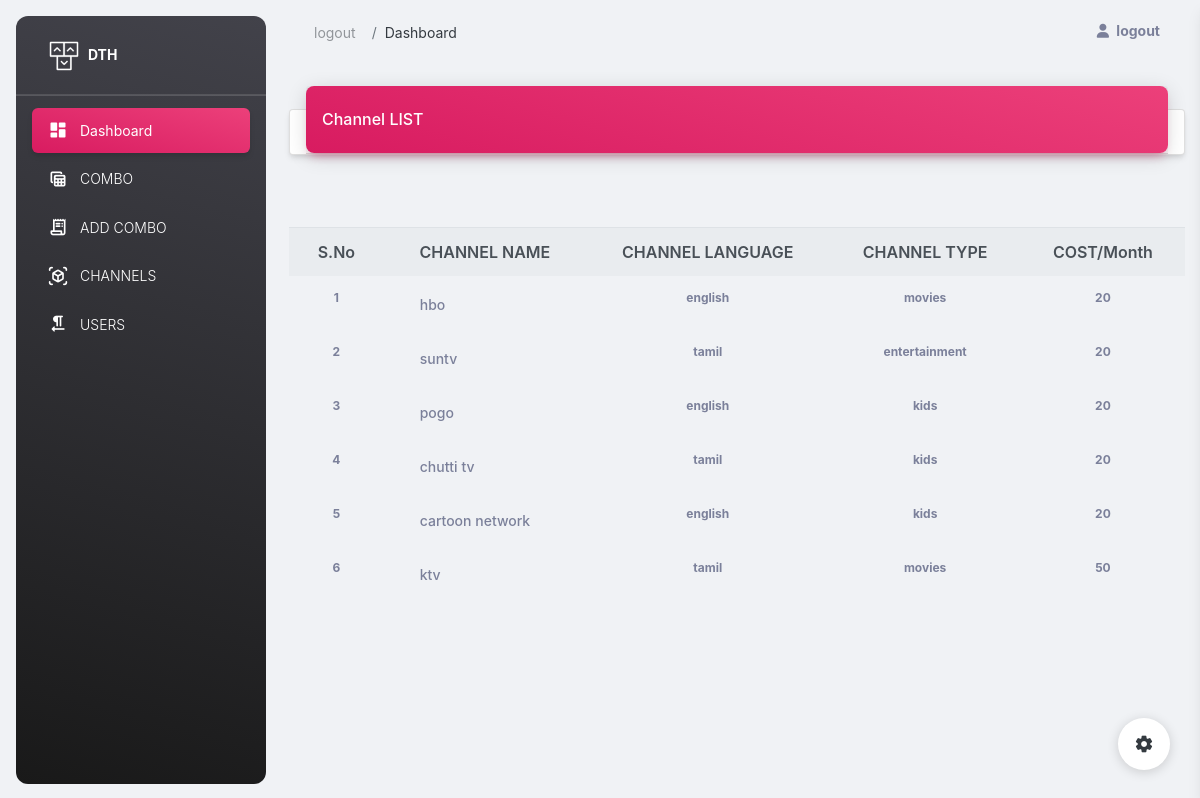
Before: /channellist (signed in) with the older database file.
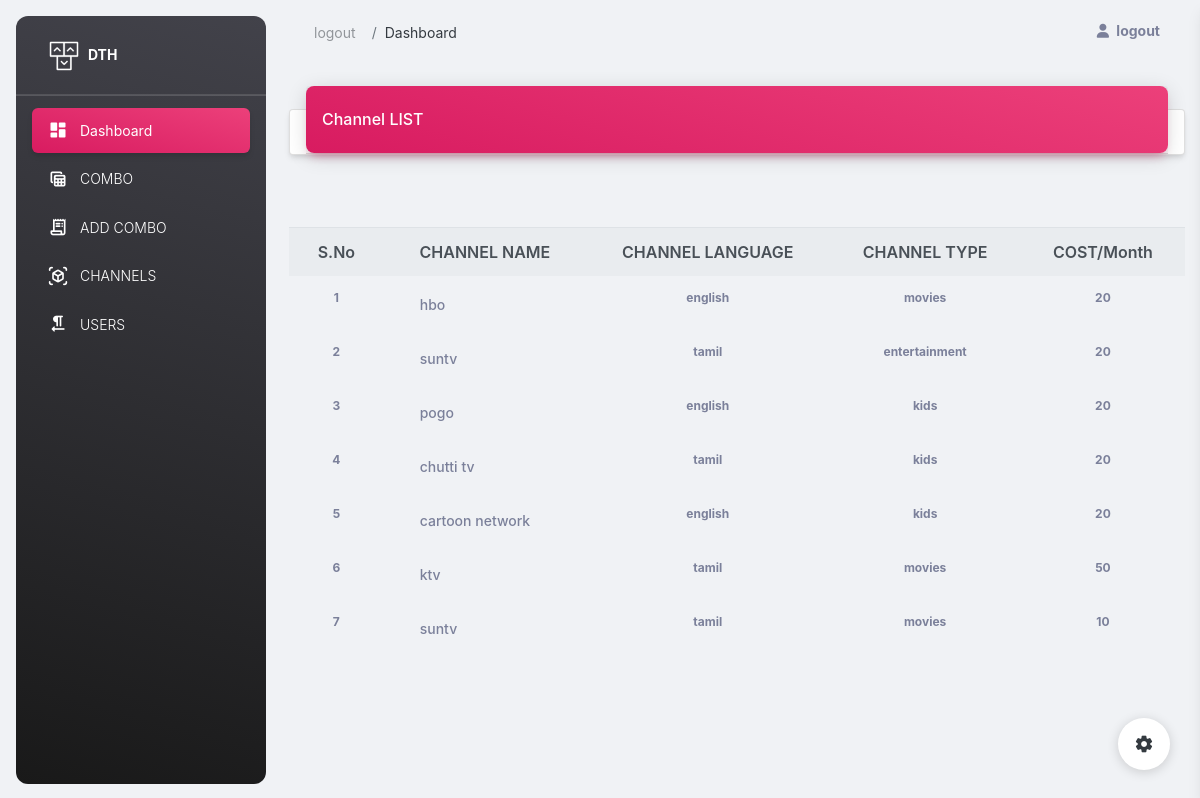
After: the same page with the newer database file.
### ddh/models.py (models this page shows, shortened)
class Combo(models.Model):
    packname=models.ForeignKey(Pack,on_delete=models.CASCADE)
    channelname=models.CharField(max_length=20)
    channellang=models.CharField(max_length=20)
    channeldes=models.CharField(max_length=20)
    channelamount=models.IntegerField()
    channeltype=models.CharField(max_length=20)

### ddh/views.py (the view)
# urls.py: path('channellist',views.channellist,name="channellist"),
def channellist(request):
    if 'username' in request.session:
        data=Combo.objects.all()
        context={
            'data':data
        }
        return render (request,'channellist.html',context)

### ddh/templates/channellist.html (shortened to what this page needs)
{% extends 'index.html' %}
{% load static %}
{% block content %}
<main class="main-content position-relative max-height-vh-100 h-100 border-radius-lg ">
    <div class="container-fluid py-4">
      <div class="row">
        <div class="col-12">
          <div class="card my-4">
            <div class="card-header p-0 position-relative mt-n4 mx-3 z-index-2">
              <div class="bg-gradient-primary shadow-primary border-radius-lg pt-4 pb-3">
                <h6 class="text-white text-capitalize ps-3">Channel LIST </h6>
              </div>
            </div>
          </div>
        </div>
      </div>
    </div>
  </main>
  <body>
    <div class="container mt-4">
      <div class="row">
        <div class="col">
          <table class="table">
            <thead class="thead-light">
              <tr>
                <th scope="col" class="text-center">S.No</th>
                <th scope="col" class="text-center">CHANNEL NAME</th>
                <th scope="col" class="text-center">CHANNEL LANGUAGE</th>
                <th scope="col" class="text-center">CHANNEL TYPE</th>
                <th scope="col" class="text-center">COST/month</th>
              </tr>
            </thead>
            <tbody>
              {% for i in data %}
              <tr>
                <td class="text-center">
                  <p class="text-xs font-weight-bold mb-0">{{ forloop.counter }} </p>
                </td>
                <td>
                  <div class="d-flex px-4 py-1">
                    <div class="d-flex flex-column justify-content-center">
                      <h6 class="mb-0 text-sm">{{ i.channelname }} </h6>
                    </div>
                  </div>
                </td>
                <td class="text-center">
                  <p class="text-xs font-weight-bold mb-0">{{ i.channellang }} </p>
                </td>
                <td class="text-center">
                    <p class="text-xs font-weight-bold mb-0">{{ i.channeldes }} </p>
                  </td>
                  <td class="text-center">
                    <p class="text-xs font-weight-bold mb-0">{{ i.channelamount }} </p>
                  </td>
              </tr>
              {% endfor %}
            </tbody>
          </table>
        </div>
      </div>
    </div>
{% endblock %}

### ddh/templates/index.html (shortened to what this page needs)
{% load static %}
<!DOCTYPE html>
<html lang="en">
<head>
  <link href="{% static 'css/nucleo-icons.css'%}" rel="stylesheet" />
  <link href="{% static 'css/nucleo-svg.css' %}" rel="stylesheet" />
  <link id="pagestyle" href="{% static 'css/material-dashboard.css' %}" rel="stylesheet" />
  <link rel="stylesheet" href="https://cdn.jsdelivr.net/npm/bootstrap@4.0.0/dist/css/bootstrap.min.css">
</head>
<body class="g-sidenav-show  bg-gray-200">
  <aside class="sidenav navbar navbar-vertical navbar-expand-xs border-0 border-radius-xl my-3 fixed-start ms-3   bg-gradient-dark" id="sidenav-main">
    <div class="sidenav-header">
      <a class="navbar-brand m-0" href="#">
        <img src="{% static 'img/logo-ct.png' %}" class="navbar-brand-img h-100" alt="main_logo">
        <span class="ms-1 font-weight-bold text-white">DTH</span>
      </a>
    </div>
    <hr class="horizontal light mt-0 mb-2">
    <div class="collapse navbar-collapse  w-auto  max-height-vh-100" id="sidenav-collapse-main">
      <ul class="navbar-nav">
        <li class="nav-item">
          <a class="nav-link text-white active bg-gradient-primary" href="{% url 'index' %}">
            <div class="text-white text-center me-2 d-flex align-items-center justify-content-center">
              <i class="material-icons opacity-10">dashboard</i>
            </div>
            <span class="nav-link-text ms-1">Dashboard</span>
          </a>
        </li>
        <li class="nav-item">
          <a class="nav-link text-white " href="{% url 'combolist' %}">
            <div class="text-white text-center me-2 d-flex align-items-center justify-content-center">
              <i class="material-icons opacity-10">table_view</i>
            </div>
            <span class="nav-link-text ms-1">COMBO</span>
          </a>
        </li>
        <li class="nav-item">
          <a class="nav-link text-white " href="{% url 'add_combo' %}">
            <div class="text-white text-center me-2 d-flex align-items-center justify-content-center">
              <i class="material-icons opacity-10">receipt_long</i>
            </div>
            <span class="nav-link-text ms-1">ADD COMBO</span>
          </a>
        </li>
        <li class="nav-item">
          <a class="nav-link text-white " href="{% url 'channellist' %}">
            <div class="text-white text-center me-2 d-flex align-items-center justify-content-center">
              <i class="material-icons opacity-10">view_in_ar</i>
            </div>
            <span class="nav-link-text ms-1">CHANNELS</span>
          </a>
        </li>
        <li class="nav-item">
          <a class="nav-link text-white " href="{% url 'user_view' %}">
            <div class="text-white text-center me-2 d-flex align-items-center justify-content-center">
              <i class="material-icons opacity-10">format_textdirection_r_to_l</i>
            </div>
            <span class="nav-link-text ms-1">USERS</span>
          </a>
        </li>
      </ul>
    </div>
  </aside>
  <main class="main-content position-relative max-height-vh-100 h-100 border-radius-lg ">
    <nav class="navbar navbar-main navbar-expand-lg px-0 mx-4 shadow-none border-radius-xl" id="navbarBlur" navbar-scroll="true">
      <div class="container-fluid py-1 px-3">
        <nav aria-label="breadcrumb">
          <ol class="breadcrumb bg-transparent mb-0 pb-0 pt-1 px-0 me-sm-6 me-5">
            <li class="breadcrumb-item text-sm"><a class="opacity-5 text-dark" href="{% url 'logout' %}">logout</a></li>
            <li class="breadcrumb-item text-sm text-dark active" aria-current="page">Dashboard</li>
          </ol>
        </nav>
        <div class="collapse navbar-collapse mt-sm-0 mt-2 me-md-0 me-sm-4" id="navbar">
          <div class="ms-md-auto pe-md-3 d-flex align-items-center">
            <div class="input-group input-group-outline">
              <label class="form-label">{{ session }}</label>
            </div>
          </div>
          <ul class="navbar-nav  justify-content-end">
            <li class="nav-item d-flex align-items-center">
              <a href="{% url 'logout' %}" class="nav-link text-body font-weight-bold px-0">
                <i class="fa fa-user me-sm-1"></i>
                <span class="d-sm-inline d-none">logout</span>
              </a>
            </li>
            </ul>
        </div>
      </div>
    </nav>
    {% block content %}{% endblock %}
  <div class="fixed-plugin">
    <a class="fixed-plugin-button text-dark position-fixed px-3 py-2">
      <i class="material-icons py-2">settings</i>
    </a>
  </div>
</body>
</html>
{% load sweetify %}

Changed rows visible on the page:
added Combo: channelname "suntv", channellang "tamil", channeldes "movies", channelamount "10"
